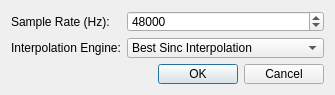
<?xml version="1.0" encoding="UTF-8"?>
<ui version="4.0">
 <class>SettingsDialog</class>
 <widget class="QDialog" name="SettingsDialog">
  <property name="geometry">
   <rect>
    <x>0</x>
    <y>0</y>
    <width>335</width>
    <height>95</height>
   </rect>
  </property>
  <property name="minimumSize">
   <size>
    <width>335</width>
    <height>95</height>
   </size>
  </property>
  <property name="maximumSize">
   <size>
    <width>335</width>
    <height>95</height>
   </size>
  </property>
  <property name="windowTitle">
   <string>Sample Rate Converter Plugin Settings</string>
  </property>
  <layout class="QGridLayout" name="gridLayout">
   <item row="0" column="0">
    <widget class="QLabel" name="label">
     <property name="text">
      <string>Sample Rate (Hz):</string>
     </property>
    </widget>
   </item>
   <item row="0" column="1" colspan="2">
    <widget class="QSpinBox" name="srSpinBox">
     <property name="maximum">
      <number>96000</number>
     </property>
     <property name="singleStep">
      <number>100</number>
     </property>
     <property name="value">
      <number>48000</number>
     </property>
    </widget>
   </item>
   <item row="1" column="0">
    <widget class="QLabel" name="label_2">
     <property name="text">
      <string>Interpolation Engine:</string>
     </property>
    </widget>
   </item>
   <item row="1" column="1" colspan="2">
    <widget class="QComboBox" name="engineComboBox">
     <item>
      <property name="text">
       <string>Best Sinc Interpolation</string>
      </property>
     </item>
     <item>
      <property name="text">
       <string>Medium Sinc Interpolation</string>
      </property>
     </item>
     <item>
      <property name="text">
       <string>Fastest Sinc Interpolation</string>
      </property>
     </item>
     <item>
      <property name="text">
       <string>ZOH Interpolation</string>
      </property>
     </item>
     <item>
      <property name="text">
       <string>Linear Interpolation</string>
      </property>
     </item>
    </widget>
   </item>
   <item row="2" column="0" colspan="2">
    <spacer>
     <property name="orientation">
      <enum>Qt::Horizontal</enum>
     </property>
     <property name="sizeHint" stdset="0">
      <size>
       <width>228</width>
       <height>24</height>
      </size>
     </property>
    </spacer>
   </item>
   <item row="2" column="2">
    <widget class="QDialogButtonBox" name="buttonBox">
     <property name="sizePolicy">
      <sizepolicy hsizetype="Maximum" vsizetype="Fixed">
       <horstretch>0</horstretch>
       <verstretch>0</verstretch>
      </sizepolicy>
     </property>
     <property name="standardButtons">
      <set>QDialogButtonBox::Cancel|QDialogButtonBox::Ok</set>
     </property>
    </widget>
   </item>
  </layout>
 </widget>
 <resources/>
 <connections>
  <connection>
   <sender>buttonBox</sender>
   <signal>accepted()</signal>
   <receiver>SettingsDialog</receiver>
   <slot>accept()</slot>
   <hints>
    <hint type="sourcelabel">
     <x>270</x>
     <y>76</y>
    </hint>
    <hint type="destinationlabel">
     <x>91</x>
     <y>88</y>
    </hint>
   </hints>
  </connection>
  <connection>
   <sender>buttonBox</sender>
   <signal>rejected()</signal>
   <receiver>SettingsDialog</receiver>
   <slot>reject()</slot>
   <hints>
    <hint type="sourcelabel">
     <x>326</x>
     <y>78</y>
    </hint>
    <hint type="destinationlabel">
     <x>139</x>
     <y>60</y>
    </hint>
   </hints>
  </connection>
 </connections>
</ui>
